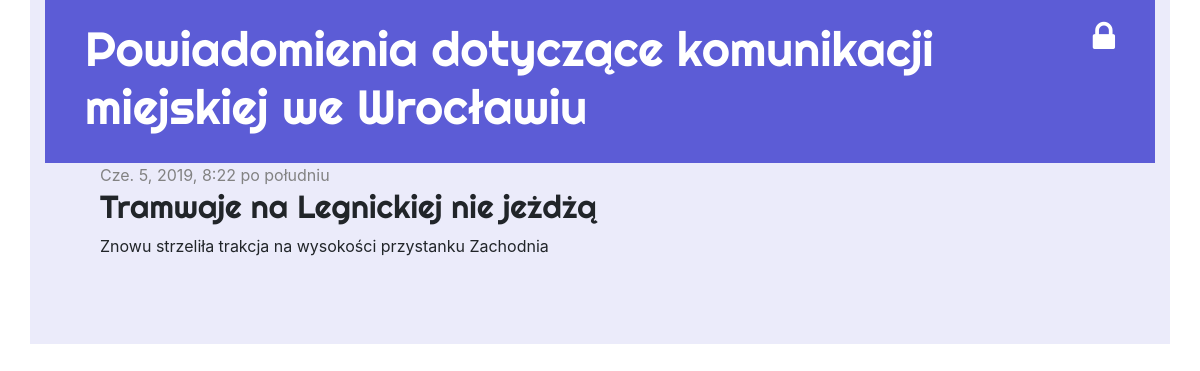
The app's page /post/1/ with its own data.
### informant/models.py (models this page shows, shortened)
class Post(models.Model):
    author = models.ForeignKey('auth.User', on_delete=models.CASCADE)
    title = models.CharField(max_length=200)
    text = models.TextField()
    created_date = models.DateTimeField(
            default=timezone.now)
    published_date = models.DateTimeField(
            blank=True, null=True)

### informant/views.py (the view)
# urls.py: path('post/<int:pk>/', views.post_detail, name='post_detail'),
def post_detail(request, pk):
    post = get_object_or_404(Post, pk=pk)
    return render(request, 'informant/post_detail.html', {'post': post})

### informant/templates/informant/post_detail.html (shortened to what this page needs)
{% extends 'informant/base.html' %}
{% block content %}
    <div class="post">
        {% if post.published_date %}
            <div class="date">
                {{ post.published_date }}
            </div>
        {% else %}
            <a class="btn btn-primary mb-1 mt-1" href="{% url 'post_publish' pk=post.pk %}">Publikuj</a>
        {% endif %}
        <h2>{{ post.title }}
        </h2>
        <p>{{ post.text|linebreaksbr }}</p>
    </div>
{% endblock %}

### informant/static/css/informant.css (style rules this page uses)
h1, h2, h3, h4 { font-family: 'Righteous', cursive; }
.date { color: #828282; }
.post { margin-bottom: 70px; }

### records on screen
Post: published_date "Cze. 5, 2019, 8:22 po południu", title "Tramwaje na Legnickiej nie jeżdżą", text "Znowu strzeliła trakcja na wysokości przystanku Zachodnia"
